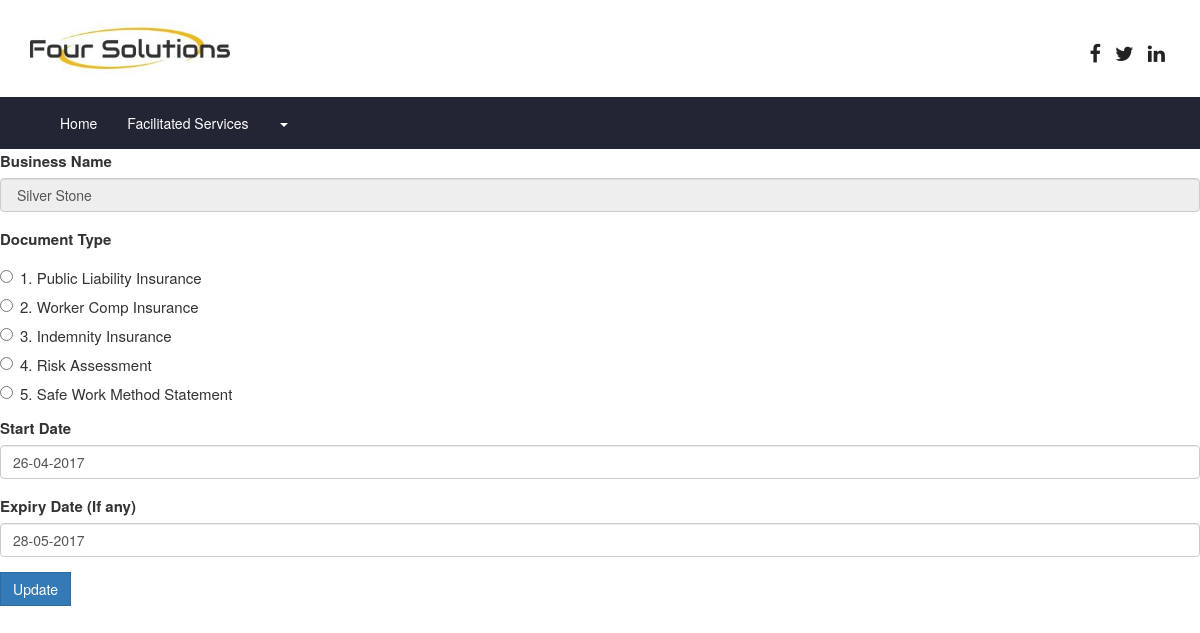
Screenshot of /contractor/edit/edit2.php?edit2=7 with the database file from the repository.
### tables this page shows
CREATE TABLE `coder` (
  `ID` int(11) NOT NULL,
  `user_id` text NOT NULL,
  `Name` varchar(50) NOT NULL,
  `Startdate` varchar(255) NOT NULL,
  `Enddate` date NOT NULL,
  `BusinessName` varchar(50) NOT NULL,
  `File` varchar(255) NOT NULL,
  `selecttype` varchar(250) NOT NULL,
  `Documenttype` varchar(200) NOT NULL,
  `EmployeeName` text NOT NULL,
  `Equipmentname` text NOT NULL,
  `type` varchar(100) NOT NULL,
  `size` int(100) NOT NULL,
  `Trainingname` text NOT NULL,
  `SerialNumber` text NOT NULL,
  `doc_status` varchar(100) NOT NULL,
  `file_status` varchar(255) NOT NULL
);

### contractor/edit/edit2.php (the view, shortened to what this page needs)
<?php require_once('../db/connect.php');?>
<?php
if ( isset($_GET['edit2']) ) {
	$id = $_GET['edit2'];
	$result=mysqli_query($conn,"SELECT * FROM coder WHERE id='$id'");
	$row= mysqli_fetch_array($result);
}
 ?>
<!DOCTYPE html>
<html lang="en">
<head>
  <?php
@include("../header1.php");
  ?>
</head>
<body>
    <form action="#" id="testing" enctype="multipart/form-data"  method="POST">
 <div class="form-group">
        <label for="business">Business Name</label>
        <input class="form-control" name="BusinessName2" type="text" required=""  value="<?php echo $row['BusinessName'];?>" readonly/>
    </div>
<div class="form-group">
   		<label for="">Document Type</label>
		<div class="radio">
			 <label><input type="radio" name="radio" value="Public Laibility Insurance" <?php if($row['Documenttype']=="Public Laibility Insurance"){ echo "checked";}?>>1. Public Liability Insurance </label>
		</div>
		<div class="radio">
			 <label><input type="radio" name="radio" value="Worker Comp Insurance" <?php if($row['Documenttype']=="Worker Comp Insurance"){ echo "checked";}?>>2. Worker Comp Insurance </label>
		</div>
		<div class="radio">
			 <label><input type="radio" name="radio" value="Indemnity Insurance" <?php if($row['Documenttype']=="Indemnity Insurance"){ echo "checked";}?>>3. Indemnity Insurance </label>
		</div>
		<div class="radio">
			 <label><input type="radio" name="radio" value="Risk Assesment" <?php if($row['Documenttype']=="Risk Assesment"){ echo "checked";}?>>4. Risk Assessment  </label>
		</div>
		<div class="radio">
		     <label><input type="radio" name="radio" value="Safe Work Method Statement" <?php if($row['Documenttype']=="Safe Work Method Statement"){ echo "checked";}?>>5. Safe Work Method Statement </label>
		</div>
    <div class="form-group">
        <label for="Startdate">Start Date</label>
         <input id="datepickers101" class="form-control" class="datepicker" type="text" name="start" required="" value="<?php echo $row['Startdate'];?>" />
    </div>
    <div class="form-group">
        <label for="Enddate">Expiry Date (If any)</label>
        <input id="datepickersl" class="form-control"  class="datepicker" type="text" name="end" required="" value="<?php echo date("d-m-Y", strtotime($row['Enddate']));?>"/>
    </div>
    <button type="submit" id="submit" class="btn btn-primary submitbutton" name="submit01">Update</button>
</form>
</body>
</html>

### css/bootsnav.css (style rules this page uses)
body { -webkit-transition: all 0.3s ease-in-out; -moz-transition: all 0.3s ease-in-out; -o-transition: all 0.3s ease-in-out; -ms-transition: all 0.3s ease-in-out; transition: all 0.3s ease-in-out; }

### css/custom.css (style rules this page uses)
body { font-size: 15px; line-height: 24px; font-family: '"HelveticaNeue", "Helvetica Neue", Helvetica, Arial, Verdana, sans-serif; color: #484848; }
a,button { outline: 0 !important; }
.btn { border-radius:0px; }

### rows the page displays
coder: BusinessName2 "Silver Stone", Documenttype "☐ 1. Public Liability Insurance", Documenttype "☐ 2. Worker Comp Insurance", Documenttype "☐ 3. Indemnity Insurance", Documenttype "☐ 4. Risk Assessment", Documenttype "☐ 5. Safe Work Method Statement", start "26-04-2017", end "28-05-2017"
